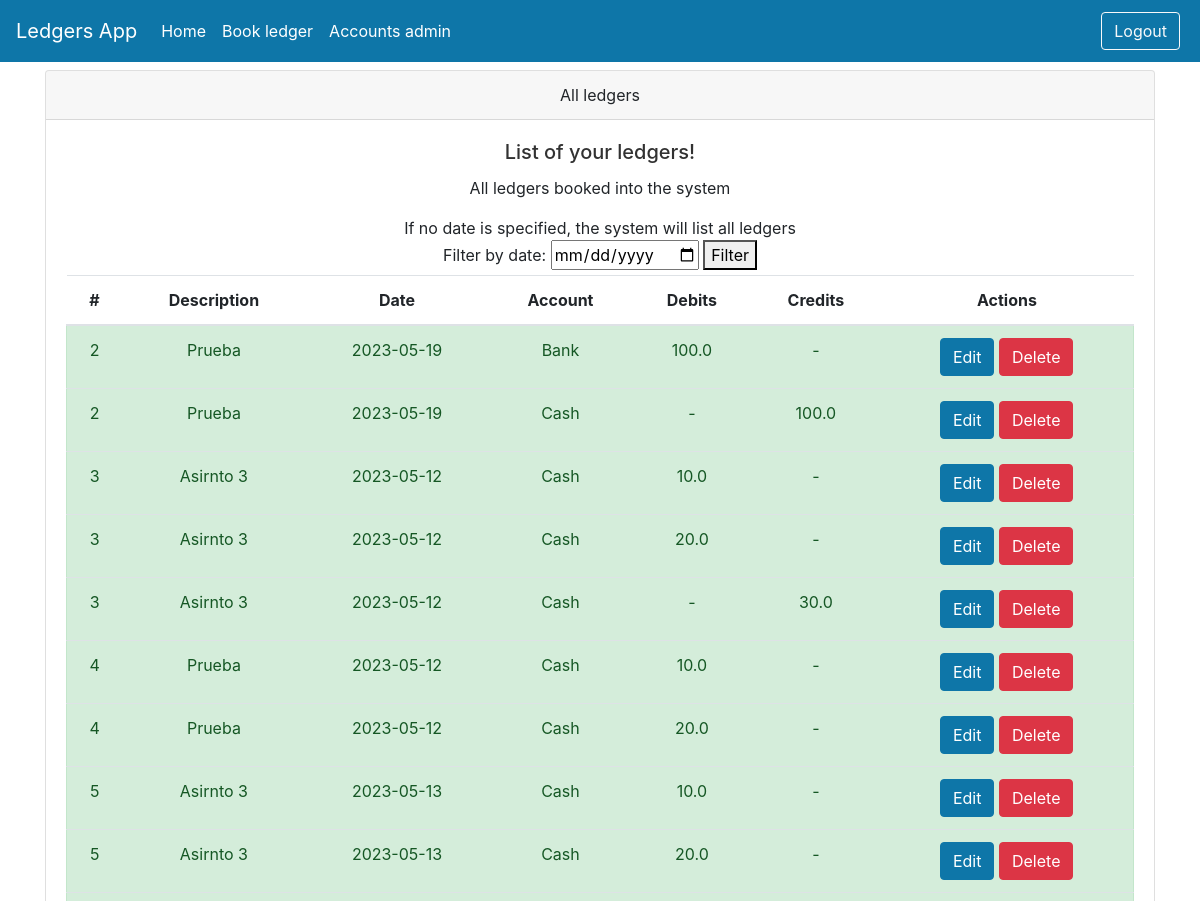
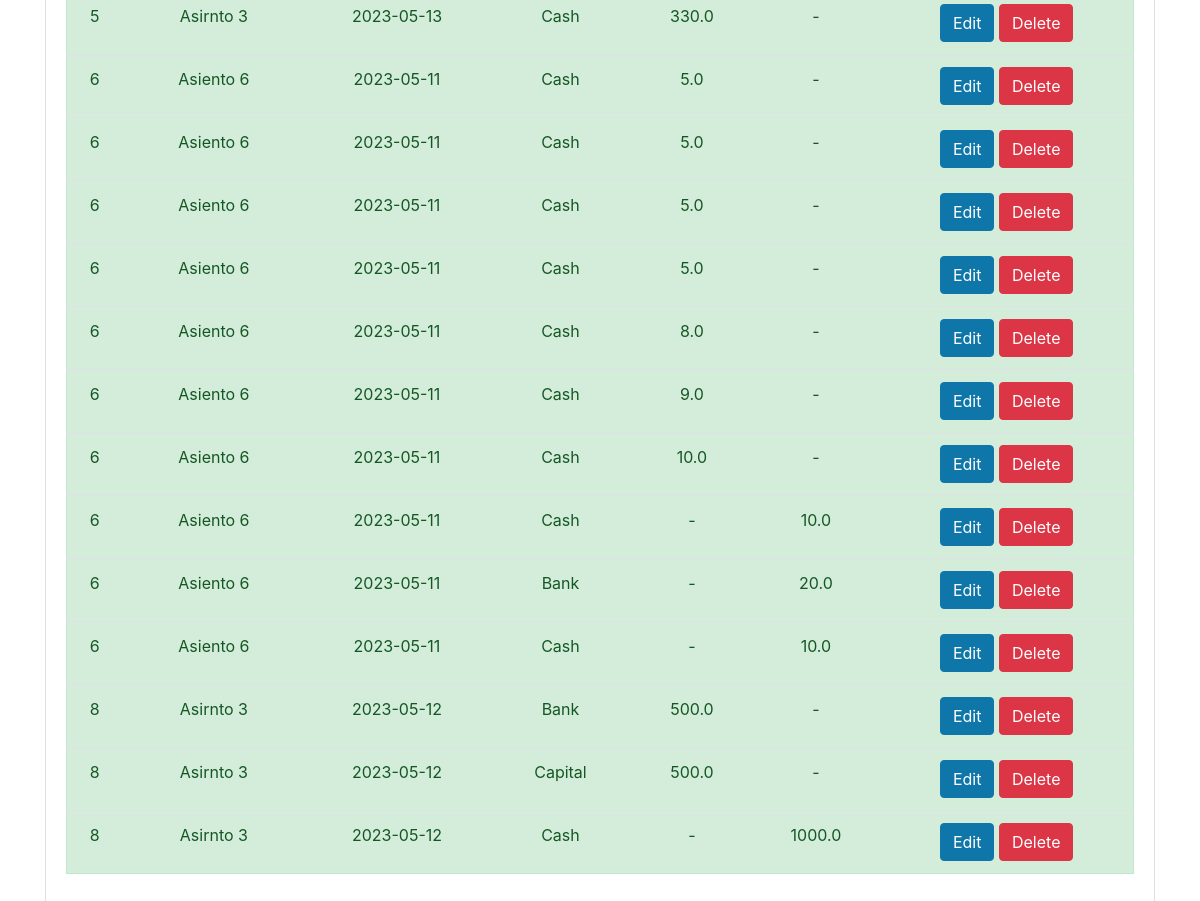
/ledgers/, run on an earlier commit of the app's database (2 pictures, top to bottom).
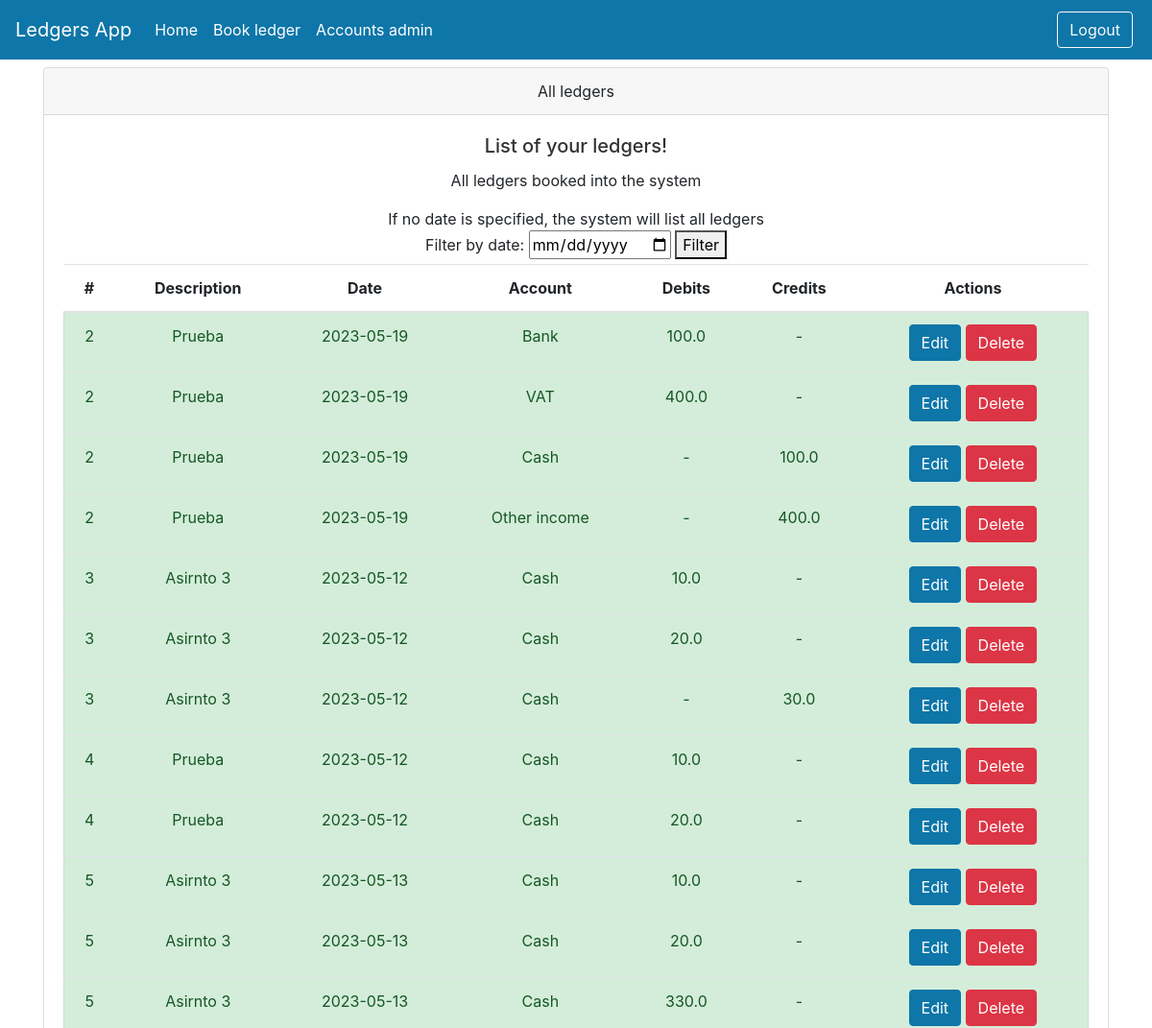
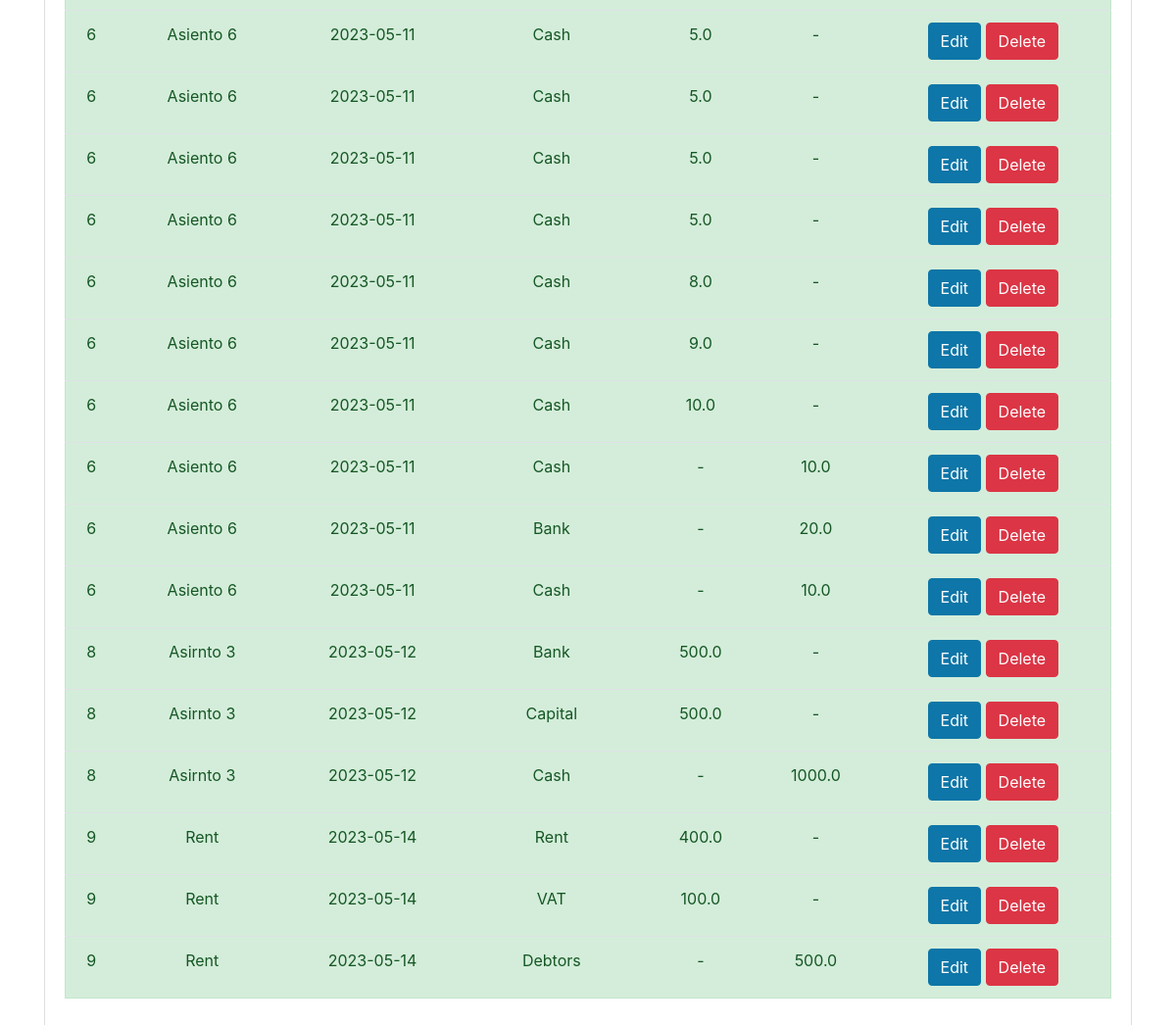
And on a later commit of the database (2 pictures, top to bottom).
### models.py (models this page shows)
class Ledgers(Base):
    __tablename__ = 'ledgers'
    id = Column(Integer, primary_key=True, index=True)
    description = Column(String)
    ledger_date = Column(Date)
    debits = Column(PickleType)
    credits = Column(PickleType)

### routers/ledgers.py (the view)
@router.get("/", response_class=HTMLResponse)
async def read_all_ledgers(request: Request, db: Session = Depends(get_db), date_filter: Optional[str] = None):
    query = db.query(Ledgers)
    if date_filter:
        try:
            date_filter = datetime.strptime(date_filter, "%Y-%m-%d").date()
            query = query.filter(Ledgers.ledger_date == date_filter)
        except ValueError:
            pass
    ledgers = query.all()
    return templates.TemplateResponse("home.html", {'request':request, 'ledgers': ledgers})

### templates/home.html
{% include 'layout.html' %}
<div class="container">
    <div class="card text-center">
        <div class="card-header">
            All ledgers
        </div>
        <div class="card-body">
            <h5 class="card-title">List of your ledgers!</h5>
            <p class="card-text">All ledgers booked into the system</p>
            <form method="get" action="{{ request.url.path }}">
                <span>If no date is specified, the system will list all ledgers</span>
                <br><label for="date_filter">Filter by date:</label>
                <input type="date" id="date_filter" name="date_filter">
                <button type="submit">Filter</button>
            </form>
            <table class="table table-hover">
                <thead>
                <tr>
                    <th scope="col">#</th>
                    <th scope="col">Description</th>
                    <th scope="col">Date</th>
                    <th scope="col">Account</th>
                    <th scope="col">Debits</th>
                    <th scope="col">Credits</th>
                    <th scope="col">Actions</th>
                </tr>
                </thead>
                <tbody>
                {% for ledger in ledgers %}
                    {% for debit in ledger.debits %}
                        <tr class="pointer alert alert-success">
                            <td>{{ledger.id}}</td>
                            <td>{{ledger.description}}</td>
                            <td>{{ledger.ledger_date}}</td>
                            <td>{{debit[0]}}</td>
                            <td>{{debit[1]}}</td>
                            <td>-</td>
                            <td>
                                <a href="edit_ledger/{{ledger.id}}" class="btn btn-primary">Edit</a>
                                <button onclick="window.location.href='/ledgers/delete/{{ledger.id}}'" type="button" class="btn btn-danger">Delete</button>
                            </td>
                        </tr>
                    {% endfor %}
                    {% for credit in ledger.credits %}
                        <tr class="pointer alert alert-success">
                            <td>{{ledger.id}}</td>
                            <td>{{ledger.description}}</td>
                            <td>{{ledger.ledger_date}}</td>
                            <td>{{credit[0]}}</td>
                            <td>-</td>
                            <td>{{credit[1]}}</td>
                            <td>
                                <a href="edit_ledger/{{ledger.id}}" class="btn btn-primary">Edit</a>
                                <button onclick="window.location.href='/ledgers/delete/{{ledger.id}}'" type="button" class="btn btn-danger">Delete</button>
                            </td>
                        </tr>
                    {% endfor %}
                {% endfor %}
                </tbody>
            </table>
        </div>
    </div>
</div>

What changed in the data, as far as the page shows it:
added Ledgers: id "9" "9", description "Rent" "Rent", ledger_date "2023-05-14" "2023-05-14", debit "Rent" "VAT", debit "400.0" "100.0", id "9", description "Rent", ledger_date "2023-05-14", credit "Debtors", credit "500.0"
Also different on the page:
new list line: "2 Prueba 2023-05-19 VAT 400.0 - Edit Delete"
new list line: "2 Prueba 2023-05-19 Other income - 400.0 Edit Delete"
